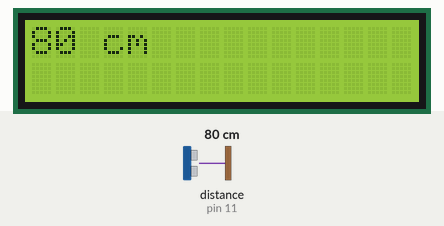
Bench run of a sketch on a simulated Arduino Uno, built with avr-gcc and run on an emulated ATmega328P. On the bench: 16×2 character LCD. Wiring (inferred from the names in the program): ultrasonic range finder: trigger pin 12; echo pin 11. The inputs (shaded band) are chosen by the test bench; at power-on: distance to the obstacle (sensor on pin 11) 80 cm. The echo pulse lasts 58.3 µs per cm.

Above: at 2.9 s.
3.0 s: distance to the obstacle (sensor on pin 11) set to 2 cm
At 5.1 s:
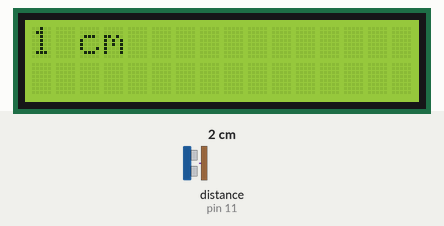
9.1 s: distance to the obstacle (sensor on pin 11) set to 4 cm
At 10.6 s:
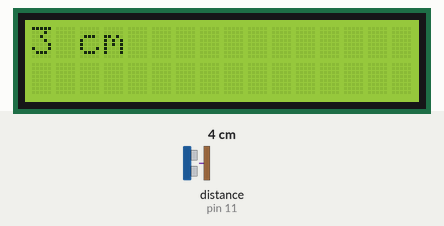
13.9 s: distance to the obstacle (sensor on pin 11) set to 9 cm
At 14.8 s:
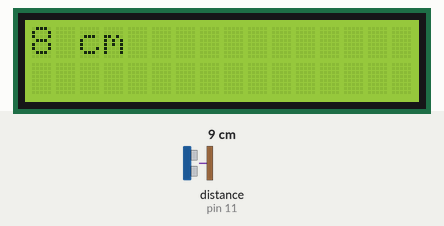
Timing chart, 0 to 16.9 s (numbered marks = the images above; inputs shaded):
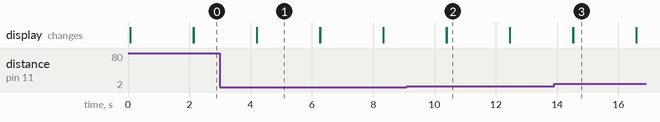

The sketch:

projekt_1.ino
```cpp
#include <LiquidCrystal.h> //Dołączenie bilbioteki
#define trigPin 12
#define echoPin 11
LiquidCrystal lcd(2, 3, 4, 5, 6, 7); //Informacja o podłączeniu nowego wyświetlacza
void loop() {
   Serial.begin (9600);
  pinMode(trigPin, OUTPUT); //Pin, do którego podłączymy trig jako wyjście
  pinMode(echoPin, INPUT); //a echo, jako wejście
  lcd.begin(16, 2); //Deklaracja typu
  lcd.setCursor(0, 0); //Ustawienie kursora
  lcd.print(zmierzOdleglosc());
  lcd.print(" cm");
  delay(2000);
}
int zmierzOdleglosc() {
  long czas, dystans;

  digitalWrite(trigPin, LOW);
  delayMicroseconds(2);
  digitalWrite(trigPin, HIGH);
  delayMicroseconds(10);
  digitalWrite(trigPin, LOW);

  czas = pulseIn(echoPin, HIGH);
  dystans = czas / 58;

  return dystans;
}
```

Measured:
- after the input at 3.0 s, the display: first differs from a run without the input after 1.2 s (image 1)
- after the input at 9.1 s, the display: first differs from a run without the input after 1.3 s (image 2)
- after the input at 13.9 s, the display: first differs from a run without the input after 0.62 s (image 3)
- what the display in image 1 shows lasts 2.1 s, from 4.2 s to 6.3 s
